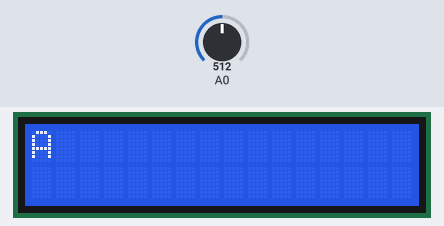
This sketch was run on a simulated Arduino Uno, built with avr-gcc and run on an emulated ATmega328P. On the bench: 16×2 character LCD. The inputs (shaded band) are chosen by the test bench; at power-on: A0 = 512.

Above: at 1.2 s.
1.3 s: A0 set to 185
At 1.9 s:
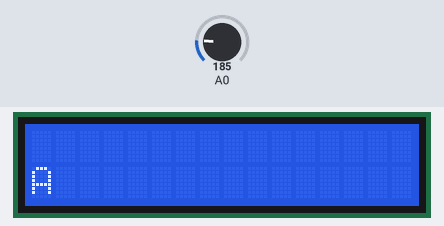
4.3 s: A0 set to 55
7.3 s: A0 set to 44
At 8.2 s:
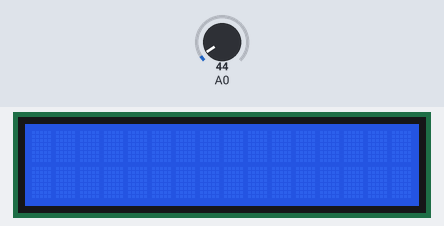
9.1 s: A0 set to 364
10.6 s: A0 set to 397
At 10.8 s:
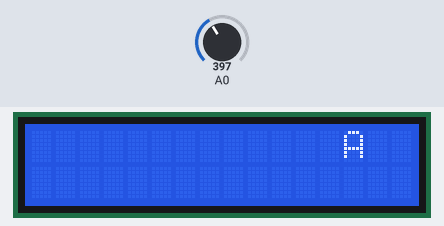
13.6 s: A0 set to 206
16.6 s: A0 set to 185
At 17.3 s:
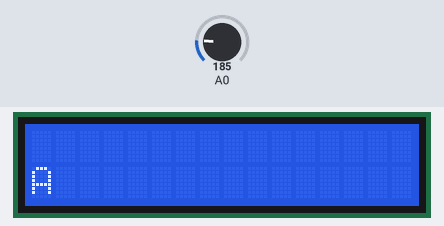
Timing chart, 0 to 19.1 s (numbered marks = the images above; inputs shaded):
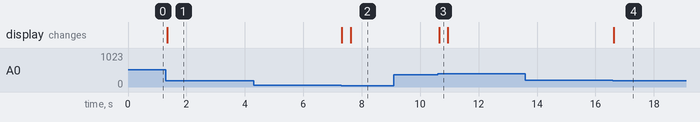

The sketch:

question-classic-16.ino
```cpp
// (licence header left out)
#include <LiquidCrystal.h>

#define BTN_LCD_RIGHT   0
#define BTN_LCD_UP      1
#define BTN_LCD_DOWN    2
#define BTN_LCD_LEFT    3
#define BTN_LCD_SELECT  4
#define BTN_LCD_NONE    5

LiquidCrystal lcd(0, 1, 4, 5, 6, 7);

int LCD_KeyValue = 0;
int LCD_KeyIn    = 0;

int LCD_CurrentX = 0;
int LCD_CurrentY = 0;

void setup() {
  lcd.begin(16, 2);
  lcd.clear();

  lcd.setCursor(1,1);
  lcd.print("A");

  Serial.begin(9600);
}

void loop() {
  LCD_CurrentX = constrain(LCD_CurrentX, 0, 16);
  LCD_CurrentY = constrain(LCD_CurrentY, 0, 2);

  lcd.clear();
  lcd.setCursor(LCD_CurrentX, LCD_CurrentY);
  lcd.print("A");

  LCD_KeyValue = readLCDButtons();

  switch(LCD_KeyValue){
    case BTN_LCD_UP:
      LCD_CurrentY++;
      break;
    case BTN_LCD_DOWN:
      LCD_CurrentY--;
      break;
    case BTN_LCD_LEFT:
      LCD_CurrentX--;
      break;
    case BTN_LCD_RIGHT:
      LCD_CurrentX++;
      break;

  }

  delay(10);
}

int readLCDButtons(){
 LCD_KeyIn = analogRead(0);
 if (LCD_KeyIn > 1000) return BTN_LCD_NONE;
 if (LCD_KeyIn < 50)   return BTN_LCD_RIGHT;
 if (LCD_KeyIn < 195)  return BTN_LCD_UP;
 if (LCD_KeyIn < 380)  return BTN_LCD_DOWN;
 if (LCD_KeyIn < 555)  return BTN_LCD_LEFT;
 if (LCD_KeyIn < 790)  return BTN_LCD_SELECT;
 return BTN_LCD_NONE;
}
```

Measured:
- after the input at 1.3 s, the display: changes after 0.05 s (image 1)
- after the input at 4.3 s, every drawn part: stays the same
- after the input at 7.3 s, the display: first changes at once (image 2 shows a later state)
- after the input at 9.1 s, every drawn part: stays the same
- after the input at 10.6 s, the display: changes after 0.05 s (image 3)
- after the input at 13.6 s, every drawn part: stays the same
- after the input at 16.6 s, the display: changes at once (image 4)
